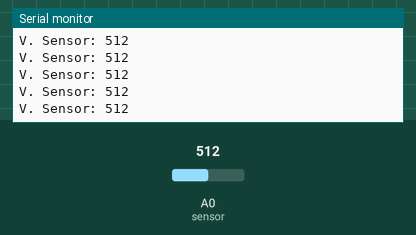
The sketch below on a simulated Arduino Uno, built with avr-gcc and run on an emulated ATmega328P. Shown: the last lines printed to the serial monitor. Inputs (shaded band) come from the test bench; at power-on: A0 (sensor) = 512.

Above: at 1.2 s.
1.3 s: A0 (sensor) set to 716
At 1.31 s:
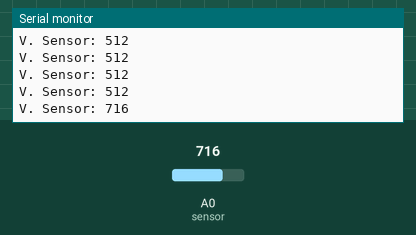
2.8 s: A0 (sensor) set to 900
At 2.82 s:
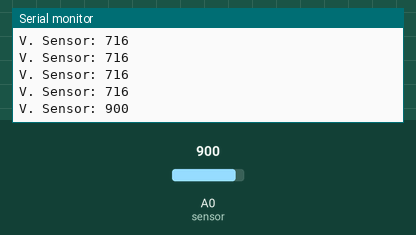
Timing chart, 0 to 5.8 s (numbered marks = the images above; inputs shaded):
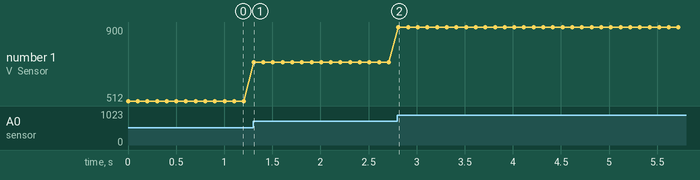

Measured:
- after the input at 1.3 s, the serial monitor: prints a new line at once (image 1)
- after the input at 2.8 s, the serial monitor: prints a new line at once (image 2)
- plotted number 1: 512 → 716 after the input at 1.3 s, 716 → 900 after the input at 2.8 s

The sketch:

P38_ToPythonRead.ino
```cpp
int v;
int sensor = A0;
void setup() {
  // put your setup code here, to run once:
  Serial.begin(9600);
}

void loop() {
  // put your main code here, to run repeatedly:
  v = analogRead(sensor);
  Serial.println("V. Sensor: " + String(v));
  delay(100);
}
```
